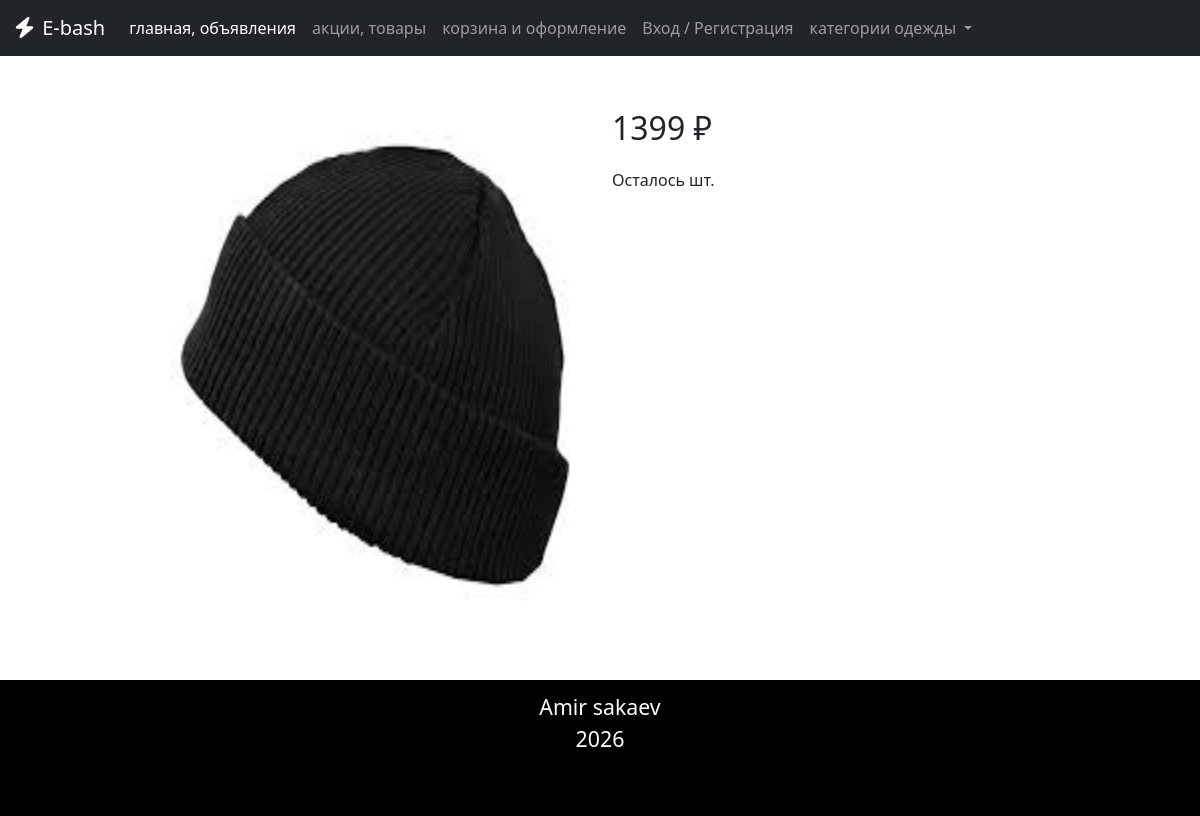
Screenshot of /item/4 with the database file from the repository.
### e_bash_app/models.py (models this page shows, shortened)
class Item(models.Model):
    clothing_types = (
        ('headwear', 'головные уборы'),
        ('t-shirt', 'футболка'),
        ('underwear', 'штаны'),
        ('sweater', 'свитера'),
        ('boots', 'ботинки'),
        ('gloves', 'перчатки'),
        ('socks', 'носки'),
    )
    item_title = models.CharField(max_length = 100) # название товара
    price = models.IntegerField() # цена
    photo = models.ImageField() # фото товара
    material = models.CharField(max_length = 20) # материал
    clothing_type = models.CharField(max_length = 20, choices=clothing_types) # вид одежды
    clothing_color = models.CharField(max_length = 20) # цвет одежды
    clothing_size = models.CharField(max_length = 3) # размер одежды
    gender = models.CharField(max_length = 7) #мужское/женское/унисекс
    care = models.CharField(max_length = 100) #уход за вещами
    dop_info = models.TextField() # доп. информация

### e_bash_app/views.py (the view)
# urls.py: path('item/<int:id>', views.item_template, name='item'),
def item_template(request, id):
    item = Item.objects.get(id = id) # конструктор класса
    context = {
        'item' : item
    }
    return render(request, 'item_template.html', context)

### e_bash_app/templates/item_template.html (shortened to what this page needs)
{% extends 'base.html' %}
{% load static %}
{% block css %}
    <link rel="stylesheet" href={% static 'css/header.css' %}>
    <link rel="stylesheet" href={% static 'css/item.css' %}>
{% endblock %}
{% block content %}
    <div class="container" id="item">
        <div class="row justify-content-end">
            <div class="col-5">
                <img src="{{ item.photo.url }}" alt="{{ item.title }}" class="item-img-2">
            </div>
            <div class="col-6">
                <p id="item-price">{{ item.price }} ₽</p>
                <p id="item-quantity">Осталось {{ item.quantity }} шт.</p>
            </div>
        </div>
    </div>
{% endblock %}

### e_bash_app/static/css/item.css (style rules this page uses)
#item { margin-top: 2rem; margin-bottom: 2rem; }
#item-price { font-size: 2rem; }
.item-img-2 { width: 30rem; height: 35rem; }

### rows the page displays
Item: photo (picture), price "1399"
